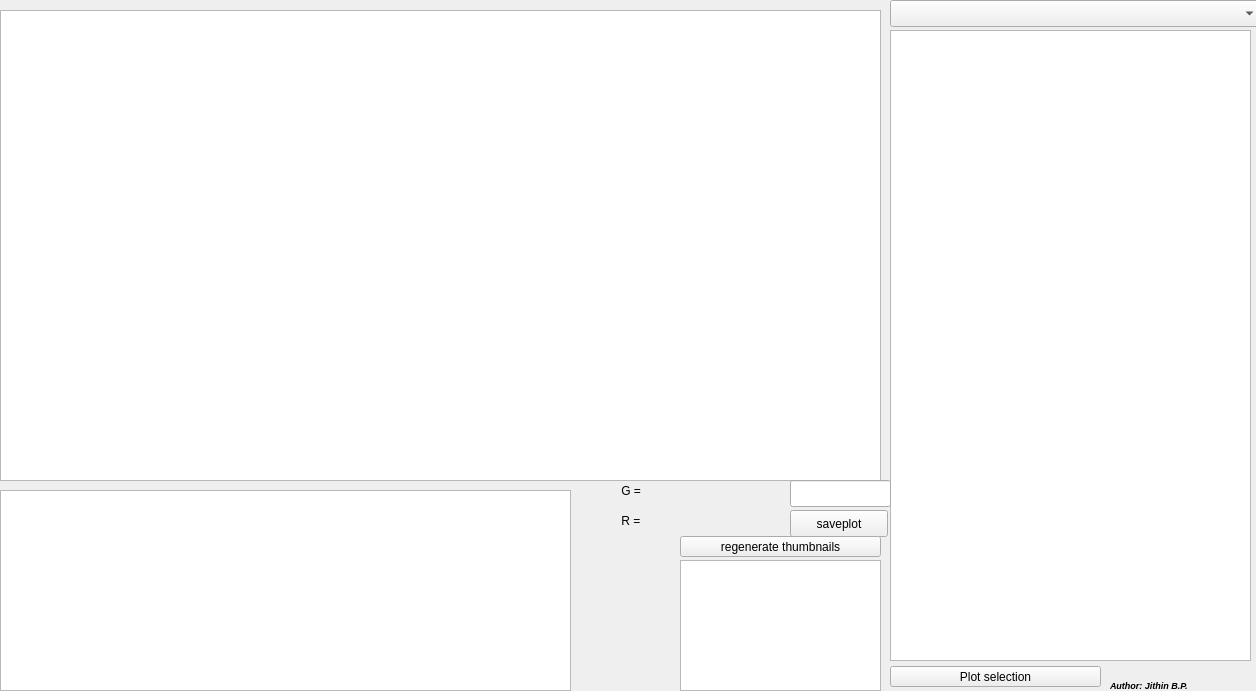
<?xml version="1.0" encoding="UTF-8"?>
<ui version="4.0">
 <class>MainWindow</class>
 <widget class="QMainWindow" name="MainWindow">
  <property name="geometry">
   <rect>
    <x>0</x>
    <y>0</y>
    <width>1256</width>
    <height>691</height>
   </rect>
  </property>
  <property name="mouseTracking">
   <bool>false</bool>
  </property>
  <property name="acceptDrops">
   <bool>true</bool>
  </property>
  <property name="windowTitle">
   <string>graph editing</string>
  </property>
  <property name="windowIcon">
   <iconset>
    <normaloff>../../../../../usr/share/pixmaps/cubeview48.png</normaloff>../../../../../usr/share/pixmaps/cubeview48.png</iconset>
  </property>
  <property name="windowOpacity">
   <double>1.000000000000000</double>
  </property>
  <property name="toolTip">
   <string/>
  </property>
  <property name="autoFillBackground">
   <bool>false</bool>
  </property>
  <property name="toolButtonStyle">
   <enum>Qt::ToolButtonIconOnly</enum>
  </property>
  <property name="tabShape">
   <enum>QTabWidget::Rounded</enum>
  </property>
  <widget class="QWidget" name="centralwidget">
   <widget class="PlotWidget" name="graph">
    <property name="geometry">
     <rect>
      <x>0</x>
      <y>10</y>
      <width>881</width>
      <height>471</height>
     </rect>
    </property>
   </widget>
   <widget class="QLabel" name="label_2">
    <property name="geometry">
     <rect>
      <x>1110</x>
      <y>670</y>
      <width>81</width>
      <height>31</height>
     </rect>
    </property>
    <property name="font">
     <font>
      <pointsize>7</pointsize>
      <weight>75</weight>
      <italic>true</italic>
      <bold>true</bold>
     </font>
    </property>
    <property name="text">
     <string>Author: Jithin B.P.</string>
    </property>
   </widget>
   <widget class="PlotWidget" name="editedgraph">
    <property name="geometry">
     <rect>
      <x>0</x>
      <y>490</y>
      <width>571</width>
      <height>201</height>
     </rect>
    </property>
   </widget>
   <widget class="QComboBox" name="files">
    <property name="geometry">
     <rect>
      <x>890</x>
      <y>0</y>
      <width>371</width>
      <height>27</height>
     </rect>
    </property>
   </widget>
   <widget class="QLabel" name="label_3">
    <property name="geometry">
     <rect>
      <x>618</x>
      <y>480</y>
      <width>41</width>
      <height>21</height>
     </rect>
    </property>
    <property name="text">
     <string> G =</string>
    </property>
   </widget>
   <widget class="QLabel" name="dIdVval">
    <property name="geometry">
     <rect>
      <x>668</x>
      <y>480</y>
      <width>151</width>
      <height>16</height>
     </rect>
    </property>
    <property name="text">
     <string/>
    </property>
   </widget>
   <widget class="QLabel" name="label_4">
    <property name="geometry">
     <rect>
      <x>618</x>
      <y>510</y>
      <width>41</width>
      <height>21</height>
     </rect>
    </property>
    <property name="text">
     <string> R =</string>
    </property>
   </widget>
   <widget class="QLabel" name="dVdIval">
    <property name="geometry">
     <rect>
      <x>668</x>
      <y>510</y>
      <width>151</width>
      <height>16</height>
     </rect>
    </property>
    <property name="text">
     <string/>
    </property>
   </widget>
   <widget class="QPushButton" name="pushButton">
    <property name="geometry">
     <rect>
      <x>790</x>
      <y>510</y>
      <width>98</width>
      <height>27</height>
     </rect>
    </property>
    <property name="text">
     <string>saveplot</string>
    </property>
   </widget>
   <widget class="PlotWidget" name="graph2">
    <property name="geometry">
     <rect>
      <x>680</x>
      <y>560</y>
      <width>201</width>
      <height>131</height>
     </rect>
    </property>
   </widget>
   <widget class="QPushButton" name="pushButton_2">
    <property name="geometry">
     <rect>
      <x>680</x>
      <y>536</y>
      <width>201</width>
      <height>21</height>
     </rect>
    </property>
    <property name="text">
     <string>regenerate thumbnails</string>
    </property>
   </widget>
   <widget class="QListWidget" name="thumbs">
    <property name="geometry">
     <rect>
      <x>890</x>
      <y>30</y>
      <width>361</width>
      <height>631</height>
     </rect>
    </property>
    <property name="acceptDrops">
     <bool>true</bool>
    </property>
    <property name="dragEnabled">
     <bool>true</bool>
    </property>
    <property name="dragDropMode">
     <enum>QAbstractItemView::NoDragDrop</enum>
    </property>
    <property name="selectionMode">
     <enum>QAbstractItemView::ExtendedSelection</enum>
    </property>
    <property name="iconSize">
     <size>
      <width>150</width>
      <height>300</height>
     </size>
    </property>
    <property name="flow">
     <enum>QListView::TopToBottom</enum>
    </property>
    <property name="resizeMode">
     <enum>QListView::Adjust</enum>
    </property>
    <property name="viewMode">
     <enum>QListView::ListMode</enum>
    </property>
   </widget>
   <widget class="QPushButton" name="pushButton_3">
    <property name="geometry">
     <rect>
      <x>890</x>
      <y>666</y>
      <width>211</width>
      <height>21</height>
     </rect>
    </property>
    <property name="text">
     <string>Plot selection</string>
    </property>
   </widget>
   <widget class="QLineEdit" name="filename">
    <property name="geometry">
     <rect>
      <x>790</x>
      <y>480</y>
      <width>101</width>
      <height>27</height>
     </rect>
    </property>
   </widget>
  </widget>
  <action name="actionSave_as">
   <property name="text">
    <string>Save as</string>
   </property>
  </action>
 </widget>
 <customwidgets>
  <customwidget>
   <class>PlotWidget</class>
   <extends>QGraphicsView</extends>
   <header>pyqtgraph.h</header>
  </customwidget>
 </customwidgets>
 <resources/>
 <connections>
  <connection>
   <sender>pushButton</sender>
   <signal>clicked()</signal>
   <receiver>MainWindow</receiver>
   <slot>saveplot()</slot>
   <hints>
    <hint type="sourcelabel">
     <x>826</x>
     <y>413</y>
    </hint>
    <hint type="destinationlabel">
     <x>978</x>
     <y>426</y>
    </hint>
   </hints>
  </connection>
  <connection>
   <sender>pushButton_2</sender>
   <signal>clicked()</signal>
   <receiver>MainWindow</receiver>
   <slot>generate_thumbnails()</slot>
   <hints>
    <hint type="sourcelabel">
     <x>706</x>
     <y>485</y>
    </hint>
    <hint type="destinationlabel">
     <x>755</x>
     <y>459</y>
    </hint>
   </hints>
  </connection>
  <connection>
   <sender>files</sender>
   <signal>currentIndexChanged(QString)</signal>
   <receiver>MainWindow</receiver>
   <slot>loadfile(QString)</slot>
   <hints>
    <hint type="sourcelabel">
     <x>1000</x>
     <y>15</y>
    </hint>
    <hint type="destinationlabel">
     <x>910</x>
     <y>15</y>
    </hint>
   </hints>
  </connection>
  <connection>
   <sender>pushButton_3</sender>
   <signal>clicked()</signal>
   <receiver>MainWindow</receiver>
   <slot>plot_selection()</slot>
   <hints>
    <hint type="sourcelabel">
     <x>901</x>
     <y>679</y>
    </hint>
    <hint type="destinationlabel">
     <x>881</x>
     <y>674</y>
    </hint>
   </hints>
  </connection>
 </connections>
 <slots>
  <slot>fit()</slot>
  <slot>makefinal()</slot>
  <slot>load()</slot>
  <slot>loadfile(QString)</slot>
  <slot>normalize()</slot>
  <slot>saveplot()</slot>
  <slot>generate_thumbnails()</slot>
  <slot>plot_selection()</slot>
 </slots>
</ui>
